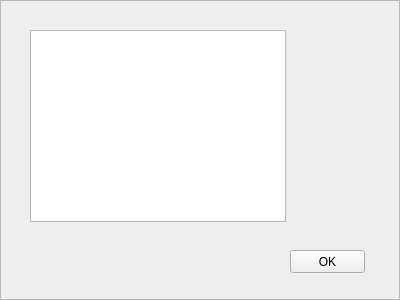
<?xml version="1.0" encoding="UTF-8"?>
<ui version="4.0">
 <class>PluginsWindow</class>
 <widget class="QFrame" name="PluginsWindow">
  <property name="geometry">
   <rect>
    <x>0</x>
    <y>0</y>
    <width>400</width>
    <height>300</height>
   </rect>
  </property>
  <property name="windowTitle">
   <string>Frame</string>
  </property>
  <property name="frameShape">
   <enum>QFrame::StyledPanel</enum>
  </property>
  <property name="frameShadow">
   <enum>QFrame::Raised</enum>
  </property>
  <widget class="QPushButton" name="okButton">
   <property name="geometry">
    <rect>
     <x>290</x>
     <y>250</y>
     <width>75</width>
     <height>23</height>
    </rect>
   </property>
   <property name="text">
    <string>OK</string>
   </property>
  </widget>
  <widget class="PluginListWidget" name="listWidget">
   <property name="geometry">
    <rect>
     <x>30</x>
     <y>30</y>
     <width>256</width>
     <height>192</height>
    </rect>
   </property>
  </widget>
 </widget>
 <customwidgets>
  <customwidget>
   <class>PluginListWidget</class>
   <extends>QListWidget</extends>
   <header>pluginswindow.h</header>
  </customwidget>
 </customwidgets>
 <resources/>
 <connections/>
</ui>
